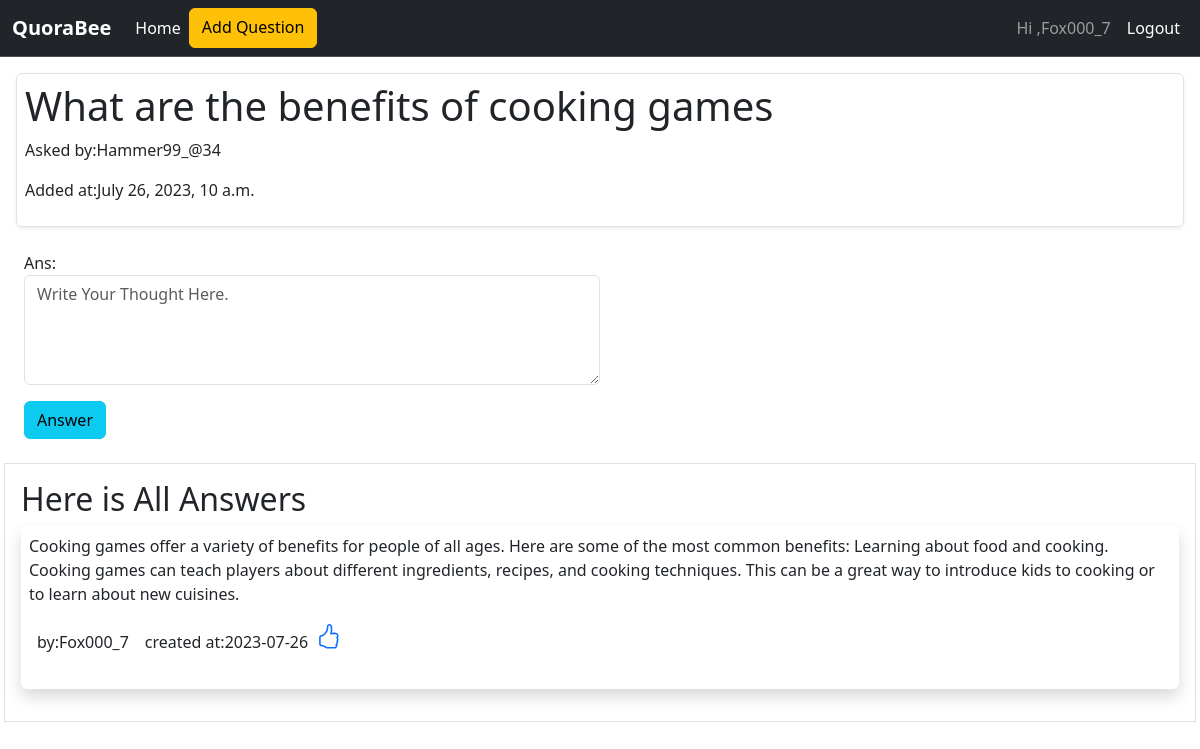
Screenshot of /question/2/ (signed in) with the database file from the repository.
### core/models.py (models this page shows, shortened)
class Question(models.Model):
    question = models.CharField(max_length=255,verbose_name='Add Question', blank=False,null=True,help_text='Start your question with Why, What, How etc.')
    created_on = models.DateTimeField(auto_now_add=True)
    author = models.ForeignKey(User, on_delete=models.CASCADE)
    uquest_id = models.CharField(verbose_name='Unique ID',max_length=25,default=uuid.uuid4().hex[:12], editable=False, null=True , blank=False)
    class Meta:
        ordering = ('-created_on',)

class Answer(models.Model):
    question = models.ForeignKey(Question, on_delete=models.CASCADE)
    ans = models.TextField(help_text='Write your thought or answer comment.', max_length=450,blank=False, null=True)
    created_on = models.DateTimeField(auto_now_add=True)
    author = models.ForeignKey(User, on_delete=models.CASCADE)
    uans_id = models.CharField(verbose_name="Unique ID",max_length=25,default=uuid.uuid4().hex[:12], editable=False, null=True , blank=False)
    class Meta:
        ordering = ('-created_on',)

### core/views.py (the view)
# urls.py: path('question/<int:pk>/', views.question_detail, name="question_detail"),
def question_detail(request, pk):
    question = get_object_or_404(Question, pk=pk)
    answers = question.answer_set.all()
    liked_answers = request.user.answer_likes.values_list('answer', flat=True)
    if request.method == 'POST':
        form = AnswerForm(request.POST)
        if form.is_valid():
            my_answer = form.save(commit=False)
            my_answer.question = question
            my_answer.author = request.user
            my_answer.save()
            return redirect('question_detail', pk=question.pk)
    else:
        form = AnswerForm()
        context = {
        'question': question,
        'answers': answers,
        'liked_answers': liked_answers,
        'form': form, }
    return render(request, 'question_detail.html', context)

### core/forms.py (shortened to what this page needs)
class AnswerForm(forms.Form):
    ans = forms.CharField(
        required=True,
        widget=forms.Textarea(attrs={'rows': 4, 'cols': 40, 'class':'form-floating form-control w-50','placeholder':'Write Your Thought Here.'}),
        )
    class Meta:
        model = Answer
        fields =('ans',)

### core/templates/question_detail.html (shortened to what this page needs)
{% extends 'base.html' %}
{% block content %}
<div class="m-3 p-2 shadow-sm  mb-2 bg-body-info rounded border">
    <h1>{{ question.question}}</h1>
    <p>Asked by:{{ question.author}}</p>
    <p>Added at:{{question.created_on}}</p>
</div>
<div class="m-3 p-2">
    {% if request.user.is_authenticated %}
        <form action="" method="POST">
            {{form.as_p}}
            <input class="btn btn-info text-semiblod" type="submit" value="Answer">
        </form>
    {% endif %}
</div>
<div class="m-1 p-3 border">
    <h2>Here is All Answers</h2>
    {% if answers %}
      <ul class="nav flex-column">
        {% for answer in answers  %}
          <li class="nav-item shadow p-2 mb-3 bg-body-info rounded">
            <p>{{ answer.ans }}</p>
            <div class="d-flex flex-row mb-3">
              <div class="p-2">by:{{ answer.author }}</div>
              <div class="p-2">created at:{{ answer.created_on|date:'Y-m-d' }}</div>
            <div>
              <div class="d-flex flex-row mb-3">
                {% if answer.pk in liked_answers %}
                <a class="nav-link p-2" href="{% url 'like_answer' answer.pk %}">
                  <svg xmlns="http://www.w3.org/2000/svg" width="25" height="25" fill="currentColor" class="bi bi-hand-thumbs-down" viewBox="0 0 16 16">
                    <path d="M8.864 15.674c-.956.24-1.843-.484-1.908-1.42-.072-1.05-.23-2.015-.428-2.59-.125-.36-.479-1.012-1.04-1.638-.557-.624-1.282-1.179-2.131-1.41C2.685 8.432 2 7.85 2 7V3c0-.845.682-1.464 1.448-1.546 1.07-.113 1.564-.415 2.068-.723l.048-.029c.272-.166.578-.349.97-.484C6.931.08 7.395 0 8 0h3.5c.937 0 1.599.478 1.934 1.064.164.287.254.607.254.913 0 .152-.023.312-.077.464.201.262.38.577.488.9.11.33.172.762.004 1.15.069.13.12.268.159.403.077.27.113.567.113.856 0 .289-.036.586-.113.856-.035.12-.08.244-.138.363.394.571.418 1.2.234 1.733-.206.592-.682 1.1-1.2 1.272-.847.283-1.803.276-2.516.211a9.877 9.877 0 0 1-.443-.05 9.364 9.364 0 0 1-.062 4.51c-.138.508-.55.848-1.012.964l-.261.065zM11.5 1H8c-.51 0-.863.068-1.14.163-.281.097-.506.229-.776.393l-.04.025c-.555.338-1.198.73-2.49.868-.333.035-.554.29-.554.55V7c0 .255.226.543.62.65 1.095.3 1.977.997 2.614 1.709.635.71 1.064 1.475 1.238 1.977.243.7.407 1.768.482 2.85.025.362.36.595.667.518l.262-.065c.16-.04.258-.144.288-.255a8.34 8.34 0 0 0-.145-4.726.5.5 0 0 1 .595-.643h.003l.014.004.058.013a8.912 8.912 0 0 0 1.036.157c.663.06 1.457.054 2.11-.163.175-.059.45-.301.57-.651.107-.308.087-.67-.266-1.021L12.793 7l.353-.354c.043-.042.105-.14.154-.315.048-.167.075-.37.075-.581 0-.211-.027-.414-.075-.581-.05-.174-.111-.273-.154-.315l-.353-.354.353-.354c.047-.047.109-.176.005-.488a2.224 2.224 0 0 0-.505-.804l-.353-.354.353-.354c.006-.005.041-.05.041-.17a.866.866 0 0 0-.121-.415C12.4 1.272 12.063 1 11.5 1z"/>
                  </svg>
                </a>
                <a href="" class="p-2 nav-link">
                  <svg xmlns="http://www.w3.org/2000/svg" width="25" height="25" fill="currentColor" class="bi bi-hand-thumbs-up-fill" viewBox="0 0 16 16">
                    <path d="M6.956 1.745C7.021.81 7.908.087 8.864.325l.261.066c.463.116.874.456 1.012.965.22.816.533 2.511.062 4.51a9.84 9.84 0 0 1 .443-.051c.713-.065 1.669-.072 2.516.21.518.173.994.681 1.2 1.273.184.532.16 1.162-.234 1.733.058.119.103.242.138.363.077.27.113.567.113.856 0 .289-.036.586-.113.856-.039.135-.09.273-.16.404.169.387.107.819-.003 1.148a3.163 3.163 0 0 1-.488.901c.054.152.076.312.076.465 0 .305-.089.625-.253.912C13.1 15.522 12.437 16 11.5 16H8c-.605 0-1.07-.081-1.466-.218a4.82 4.82 0 0 1-.97-.484l-.048-.03c-.504-.307-.999-.609-2.068-.722C2.682 14.464 2 13.846 2 13V9c0-.85.685-1.432 1.357-1.615.849-.232 1.574-.787 2.132-1.41.56-.627.914-1.28 1.039-1.639.199-.575.356-1.539.428-2.59z"/>
                  </svg>{{ answer.likes.count }}</a>
                {% else %}
                <a href="{% url 'like_answer' answer.pk %}">
                </a>
                {% endif %}
          </li>
        {% endfor %}
      </ul>
    {% else %}
      <p>No answers yet.</p>
    {% endif %}
</div>
{% endblock %}

### templates/base.html (shortened to what this page needs)
<!doctype html>
<html lang="en">
  <head>
    <link href="https://cdn.jsdelivr.net/npm/bootstrap@5.3.0/dist/css/bootstrap.min.css" rel="stylesheet">
  </head>
  <body>
    <nav class="navbar  navbar-expand-lg bg-dark border-bottom border-bottom-dark" data-bs-theme="dark">
      <div class="container-fluid">
        <a class="navbar-brand fw-bold " href="#">QuoraBee</a>
        <div class="collapse navbar-collapse" id="navbarNavAltMarkup">
          <div class="navbar-nav">
            <a class="nav-link active" aria-current="page" href="{% url 'home' %}">Home</a>
            <a class="btn btn-warning text-wrap" href="{% url 'add_question' %}">Add Question</a>
          </div>
          <div class="navbar-nav ms-auto">
            {% if request.user.is_authenticated %}
            <a class="nav-link overflow-hidden" href="#">Hi ,{{ request.user.username }}</a>
            <a class="nav-link text-white" href="{% url 'account:logout' %}">Logout</a>
            {% else %}
            <a class=" btn btn-secondary" href="{% url 'account:signup' %}">Sign Up</a>
            <a class="nav-link" href="{% url 'account:login' %}">Login</a>
            {% endif %}
          </div>
        </div>
      </div>
    </nav>
    {% block content %}
    {% endblock content %}
  </body>
</html>

### rows the page displays
Question: question "What are the benefits of cooking games", author "Hammer99_@34", created_on "July 26, 2023, 10 a.m."
Answer: ans "Cooking games offer a variety of benefits for people of all ages. Here are some of the most common benefits: Learning about food and cooking. Cooking games can teach players about different ingredients, recipes, and cooking techniques. This can be a great way to introduce kids to cooking or to learn about new cuisines.", author "Fox000_7", created_on "2023-07-26"

### other values shown
{{ request.user.username }} "Fox000_7"
